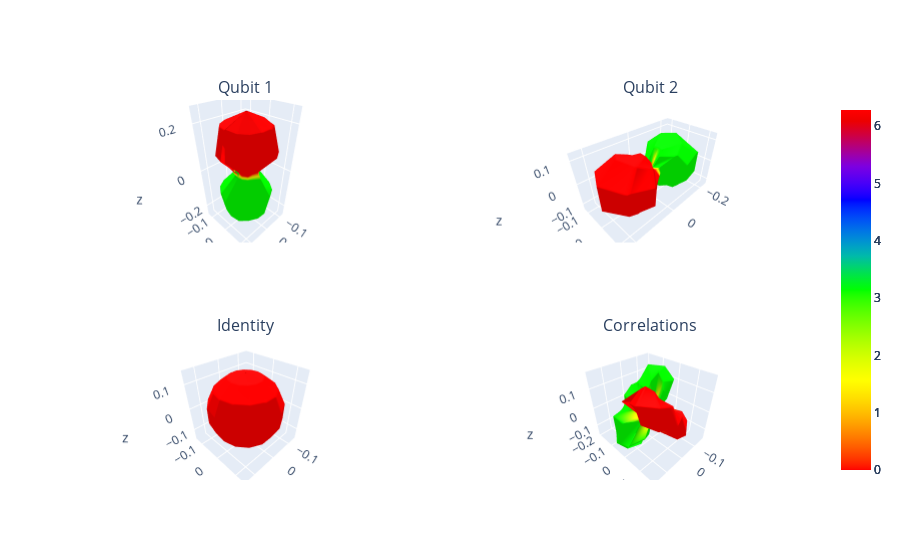

The code cell stored with this chart in its notebook:
### Code cell
# Target density matrix (just provide some input matrix)
rhoT = 0.5*np.matrix([[1, 1, 0, 0], [1, 1, 0, 0], [0, 0, 0, 0], [0, 0, 0, 0]])
# running quantum circuits and getting the results.
WQST2Q.WQST_2Q_runner(res_theta, circ_q, simulator, 1024, 1, rhoT)
